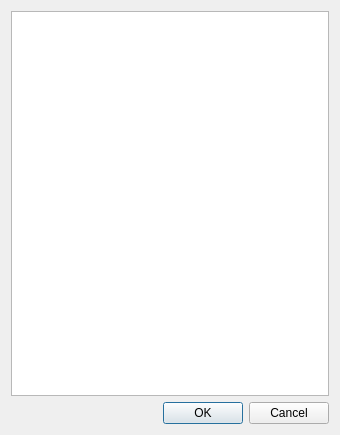
<?xml version="1.0" encoding="UTF-8"?>
<ui version="4.0">
 <class>CAstComSearch</class>
 <widget class="QDialog" name="CAstComSearch">
  <property name="geometry">
   <rect>
    <x>0</x>
    <y>0</y>
    <width>340</width>
    <height>435</height>
   </rect>
  </property>
  <property name="windowTitle">
   <string>Dialog</string>
  </property>
  <layout class="QVBoxLayout" name="verticalLayout_2">
   <item>
    <layout class="QVBoxLayout" name="verticalLayout">
     <item>
      <widget class="CNameMagView" name="treeView"/>
     </item>
    </layout>
   </item>
   <item>
    <layout class="QHBoxLayout" name="horizontalLayout">
     <item>
      <spacer name="horizontalSpacer">
       <property name="orientation">
        <enum>Qt::Horizontal</enum>
       </property>
       <property name="sizeHint" stdset="0">
        <size>
         <width>40</width>
         <height>20</height>
        </size>
       </property>
      </spacer>
     </item>
     <item>
      <widget class="QPushButton" name="pushButton">
       <property name="text">
        <string>OK</string>
       </property>
      </widget>
     </item>
     <item>
      <widget class="QPushButton" name="pushButton_2">
       <property name="text">
        <string>Cancel</string>
       </property>
      </widget>
     </item>
    </layout>
   </item>
  </layout>
 </widget>
 <customwidgets>
  <customwidget>
   <class>CNameMagView</class>
   <extends>QTreeView</extends>
   <header>cnamemagview.h</header>
  </customwidget>
 </customwidgets>
 <resources/>
 <connections/>
</ui>
